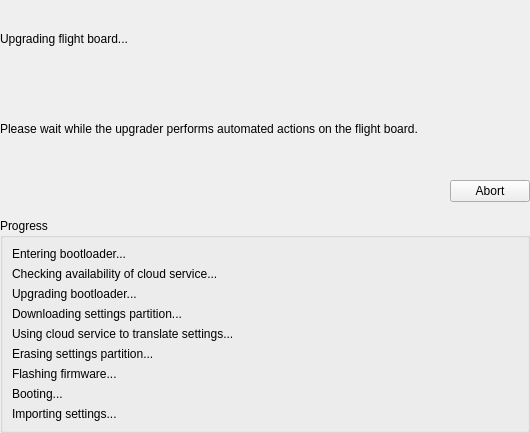
<?xml version="1.0" encoding="UTF-8"?>
<ui version="4.0">
 <class>UpgradeAssistant</class>
 <widget class="QWidget" name="UpgradeAssistant">
  <property name="geometry">
   <rect>
    <x>0</x>
    <y>0</y>
    <width>530</width>
    <height>433</height>
   </rect>
  </property>
  <property name="windowTitle">
   <string>droniNG Upgrade Assistant</string>
  </property>
  <layout class="QVBoxLayout" name="verticalLayout_2">
   <property name="leftMargin"><number>0</number></property>
   <property name="topMargin"><number>0</number></property>
   <property name="rightMargin"><number>0</number></property>
   <property name="bottomMargin"><number>0</number></property>
   <property name="spacing"><number>16</number></property>
   <item>
    <widget class="QWidget" name="frame_2">
     <layout class="QVBoxLayout" name="verticalLayout_3">
      <property name="leftMargin"><number>0</number></property>
      <property name="topMargin"><number>0</number></property>
      <property name="rightMargin"><number>0</number></property>
      <property name="bottomMargin"><number>0</number></property>
      <property name="spacing"><number>12</number></property>
      <item>
       <widget class="QLabel" name="lblStatus">
        <property name="role" stdset="0"><string>section</string></property>
        <property name="wordWrap"><bool>true</bool></property>
        <property name="text">
         <string>Upgrading flight board...</string>
        </property>
        <property name="scaledContents">
         <bool>false</bool>
        </property>
       </widget>
      </item>
      <item>
       <widget class="QLabel" name="lblDetailStatus">
        <property name="role" stdset="0"><string>muted</string></property>
        <property name="text">
         <string>Please wait while the upgrader performs automated actions on the flight board.</string>
        </property>
        <property name="wordWrap">
         <bool>true</bool>
        </property>
       </widget>
      </item>
      <item>
       <widget class="QDialogButtonBox" name="buttonBox">
        <property name="orientation">
         <enum>Qt::Horizontal</enum>
        </property>
        <property name="standardButtons">
         <set>QDialogButtonBox::Abort</set>
        </property>
       </widget>
      </item>
     </layout>
    </widget>
   </item>
   <item>
    <widget class="QGroupBox" name="groupBox">
     <property name="title">
      <string>Progress</string>
     </property>
     <layout class="QVBoxLayout" name="verticalLayout">
      <item>
       <widget class="QLabel" name="lblEnterLoader">
        <property name="text">
         <string>Entering bootloader...</string>
        </property>
        <property name="textFormat">
         <enum>Qt::RichText</enum>
        </property>
       </widget>
      </item>
      <item>
       <widget class="QLabel" name="lblCheckCloud">
        <property name="text">
         <string>Checking availability of cloud service...</string>
        </property>
       </widget>
      </item>
      <item>
       <widget class="QLabel" name="lblUpgradeBootloader">
        <property name="font">
         <font>
          <weight>50</weight>
          <bold>false</bold>
         </font>
        </property>
        <property name="text">
         <string>Upgrading bootloader...</string>
        </property>
        <property name="textFormat">
         <enum>Qt::RichText</enum>
        </property>
       </widget>
      </item>
      <item>
       <widget class="QLabel" name="lblDownloadSettings">
        <property name="text">
         <string>Downloading settings partition...</string>
        </property>
        <property name="textFormat">
         <enum>Qt::RichText</enum>
        </property>
       </widget>
      </item>
      <item>
       <widget class="QLabel" name="lblTranslateSettings">
        <property name="text">
         <string>Using cloud service to translate settings...</string>
        </property>
        <property name="textFormat">
         <enum>Qt::RichText</enum>
        </property>
       </widget>
      </item>
      <item>
       <widget class="QLabel" name="lblEraseSettings">
        <property name="text">
         <string>Erasing settings partition...</string>
        </property>
        <property name="textFormat">
         <enum>Qt::RichText</enum>
        </property>
       </widget>
      </item>
      <item>
       <widget class="QLabel" name="lblFlashFirmware">
        <property name="text">
         <string>Flashing firmware...</string>
        </property>
        <property name="textFormat">
         <enum>Qt::RichText</enum>
        </property>
       </widget>
      </item>
      <item>
       <widget class="QLabel" name="lblBoot">
        <property name="text">
         <string>Booting...</string>
        </property>
        <property name="textFormat">
         <enum>Qt::RichText</enum>
        </property>
       </widget>
      </item>
      <item>
       <widget class="QLabel" name="lblImport">
        <property name="text">
         <string>Importing settings...</string>
        </property>
        <property name="textFormat">
         <enum>Qt::RichText</enum>
        </property>
       </widget>
      </item>
     </layout>
    </widget>
   </item>
  </layout>
 </widget>
 <resources/>
 <connections/>
</ui>
